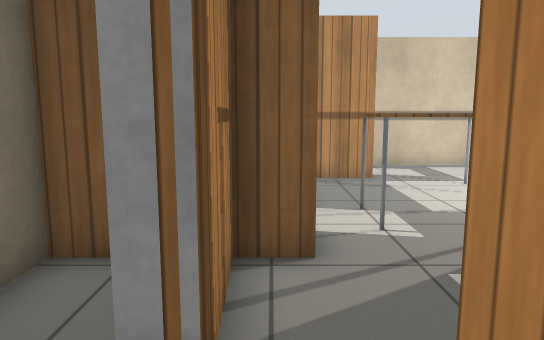
View 1 (above)

18 first-person views from a walk through a world built for the Gazebo simulator. The camera is 1 m above the floor, tilts 8° down and sees 70° across. The floor is counted in squares, 0.5 m on a side. Each view is taken from the middle of a square. On the plan, view 1 faces up. The plan holds only what a view shows up to about 20 squares ahead; the rest is blank. Gazebo's built-in surfaces are drawn with simple patterns.

View 2
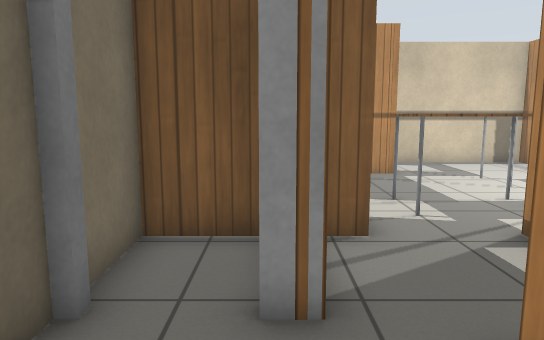

View 3
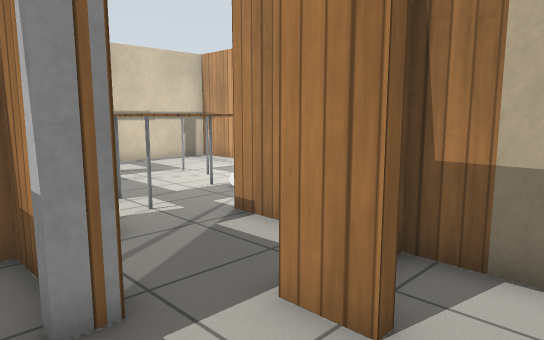

View 4
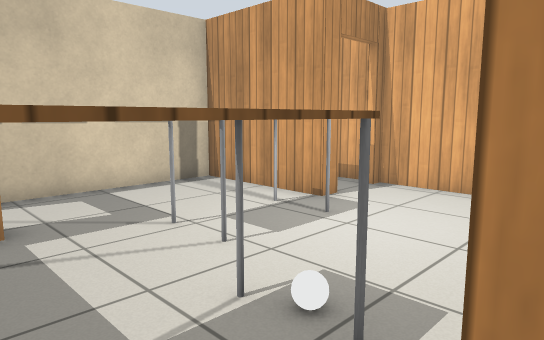

View 5
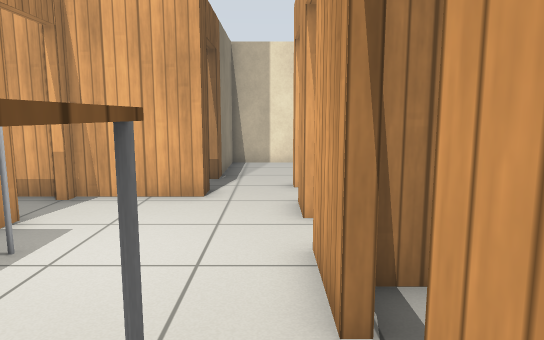

View 6
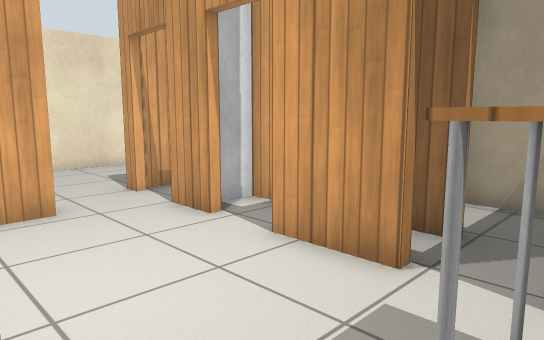

View 7
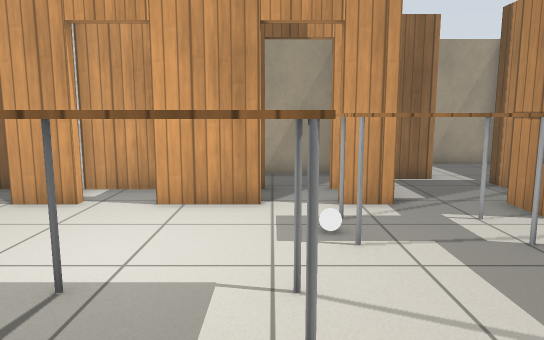

View 8
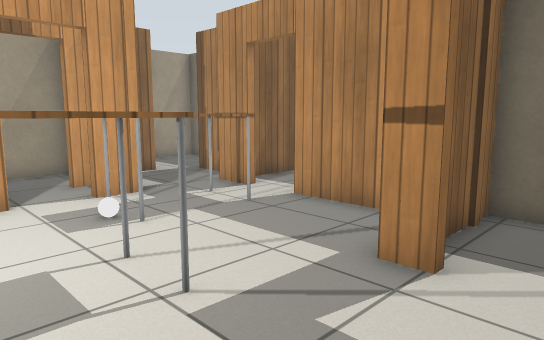

View 9
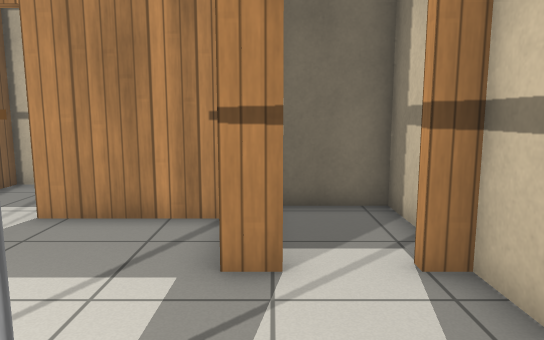

View 10
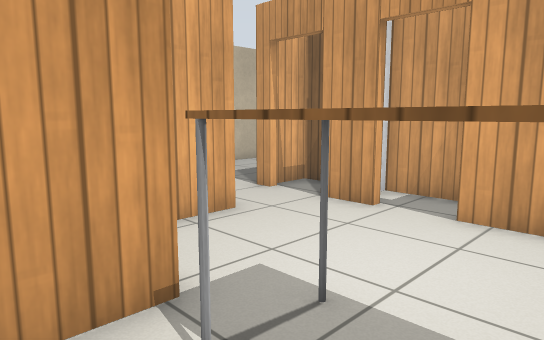

View 11
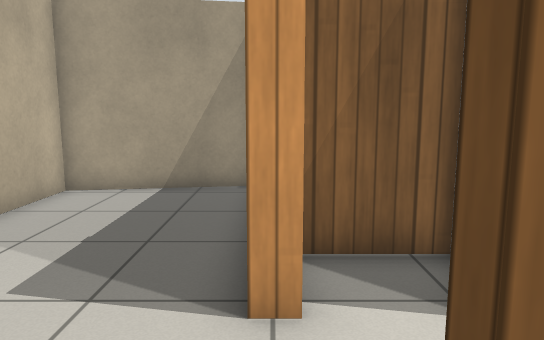

View 12
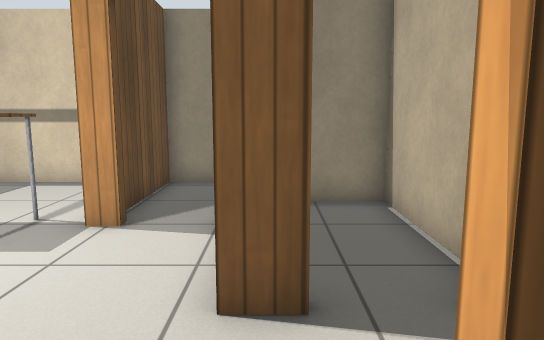

View 13
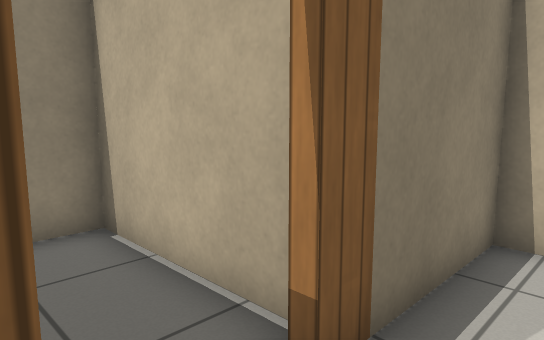

View 14
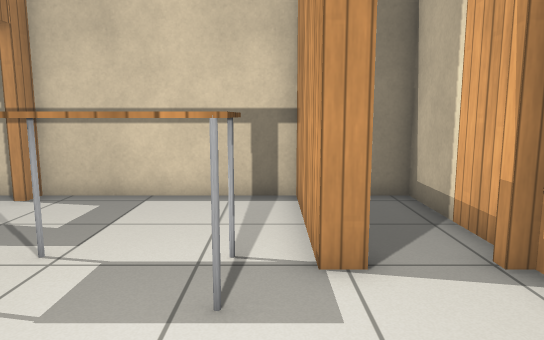

View 15
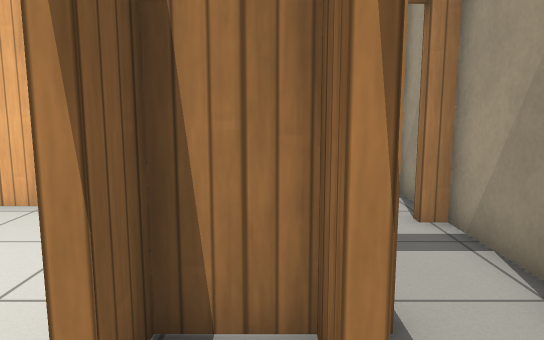

View 16
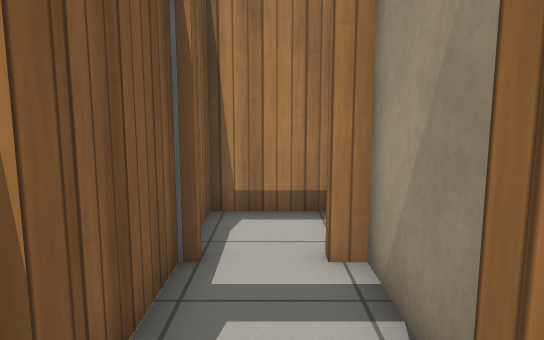

View 17
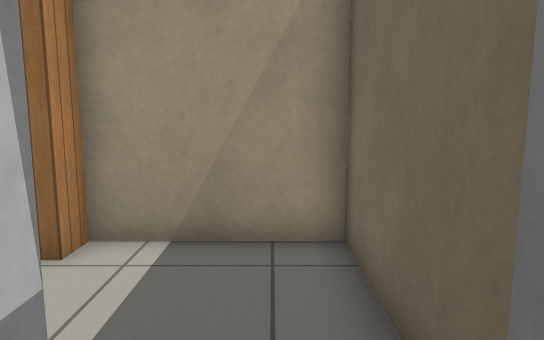

View 18
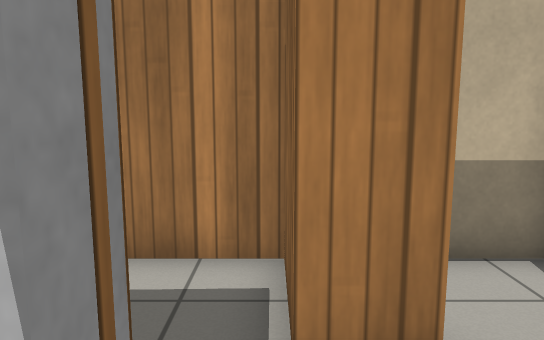

### Floor plan
Points are (right, up) in squares from view 1. A wall is a line through its corners. A room is listed if a view was taken in it or the views show most of it. See-through windows are left out.
Room 1 (views 1, 2, 3, 18)
walls: (0.9, 0.5) (0.9, 1.8); (-3.2, 2.6) (-3.2, -2) (0.9, -2) (0.9, -1.1); (0.6, 5.3) (-0.5, 5.3) (-0.5, 2.6) (-1.1, 2.6)
ways out: opening at (1, 3.5) to room 2; open door at (-2, 3) to room 9; open door at (1, -0.5) to room 13
Room 2 (view 4)
walls: (0.9, 1.8) (3.2, 1.8) (3.2, 5.4)
ways out: opening at (1, 3.5) to room 1; opening at (2, 5) to room 3
Room 3 (views 5, 6, 7, 8, 9, 10, 14)
walls: (10.3, 10.8) (9.6, 10.8) (9.6, 15.6) (3.2, 15.6) (3.2, 14.9); (6.3, 5.4) (8.6, 5.4); (3.2, 13.2) (3.2, 12.3) (1.3, 12.4); (10.4, 5.4) (12, 5.4); (12.4, 7.7) (12.4, 10.8) (12.1, 10.8); (3.2, 5.4) (4.4, 5.4); (0.6, 12) (0.6, 8.4); (0.6, 6.6) (0.6, 5.3)
ways out: opening at (2, 5) to room 2; open door at (12.5, 5) to room 5; opening at (13.5, 6.5) to room 6; open door at (3, 14.5) to room 10; open door at (11.5, 11) to room 11; open door at (9.5, 5) to room 14; open door at (1, 7.5)
objects: table (2, 7) to (4, 8); white ball (5, 7) to (5, 8); table (6, 10) to (8, 11)
Room 4 (view 11)
walls: (15.6, 8.4) (15.6, 12.9) (13.9, 12.9)
ways out: open door at (14.5, 8) to room 6
Room 5 (view 12)
walls: (11.4, 3.6) (13.9, 3.6) (13.9, 5)
ways out: open door at (12.5, 5) to room 3
Room 6 (view 13)
walls: (13.7, 5.4) (14.2, 5.4); (14.6, -1.9) (19.5, -1.2) (19.5, 7.7) (15.1, 7.7); (13.5, 7.7) (12.4, 7.7)
ways out: opening at (13.5, 6.5) to room 3; open door at (14.5, 8) to room 4
Room 7 (view 15)
walls: (3.9, 3.6) (4.5, 3.6)
Room 8 (view 16)
walls: (3.5, 0.7) (7.1, 0.7)
ways out: open door at (6.5, 2.9) to room 15
Room 9 (view 17)
walls: (-0.8, 4.2) (-0.8, 5.3) (-3.2, 5.3) (-3.2, 3.3)
ways out: open door at (-2, 3) to room 1
Room 10 (no view inside)
walls: (2.5, 15.6) (-0.5, 15.6) (-0.5, 12.7) (1.7, 12.7)
ways out: open door at (3, 14.5) to room 3
Room 11 (no view inside)
walls: (12.4, 11.3) (12.4, 15.6) (9.9, 15.6) (9.9, 12)
ways out: open door at (11.5, 11) to room 3
Room 12 (no view inside)
walls: (8.2, 0.7) (11.1, 0.7) (11.1, 1.1); (11.1, 3.3) (8.2, 3.3)
ways out: open door at (11, 2.5)
Room 13 (no view inside)
walls: (3.2, -1.9) (3.2, 1.6)
ways out: open door at (1, -0.5) to room 1
Room 14 (no view inside)
walls: (9.1, 3.6) (11.1, 3.6) (11.1, 4.6)
ways out: open door at (9.5, 5) to room 3
Room 15 (no view inside)
walls: (6.1, 3.6) (7.3, 3.6) (7.3, 5.1) (6.3, 5.1)
ways out: open door at (6.5, 2.9) to room 8

Where each view was taken, in squares from view 1:
view 1: 0 up, 0 right, facing up
view 2: 1 down, 1 left, facing up
view 3: 1 down, 2 left, facing up-right
view 4: 5 up, 2 right, facing up-right
view 5: 6 up, 3 right, facing right
view 6: 10 up, 4 right, facing down-right
view 7: 14 up, 6 right, facing down
view 8: 15 up, 8 right, facing down-left
view 9: 13 up, 8 right, facing left
view 10: 13 up, 6 right, facing down-right
view 11: 9 up, 14 right, facing down
view 12: 4 up, 13 right, facing up
view 13: 6 up, 13 right, facing up-right
view 14: 6 up, 9 right, facing up
view 15: 4 up, 4 right, facing right
view 16: 2 up, 6 right, facing right
view 17: 4 up, 2 left, facing down
view 18: 2 up, 2 left, facing right
